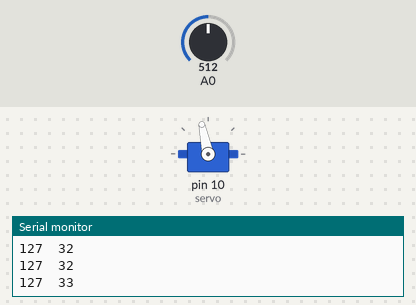
A sketch run on a simulated Arduino Uno, built with avr-gcc and run on an emulated ATmega328P. Parts: servo, the last lines printed to the serial monitor. Wiring (inferred from the names in the program): servo: signal pin 10. The inputs (shaded band) are chosen by the test bench; at power-on: A0 = 512. Servo pulses on a pin are drawn as a servo (544–2400 µs = 0–180°).

Above: at 1.25 s.
1.3 s: A0 set to 306
At 2.16 s:
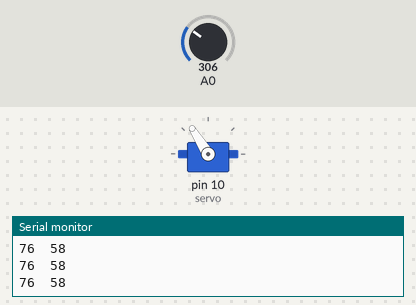
4.3 s: A0 set to 511
At 4.74 s:
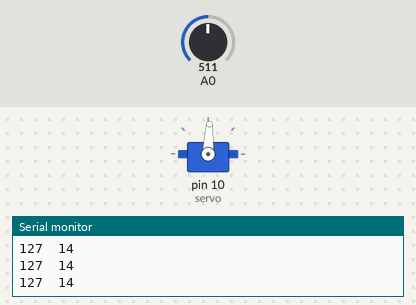
7.3 s: A0 set to 122
At 8.6 s:
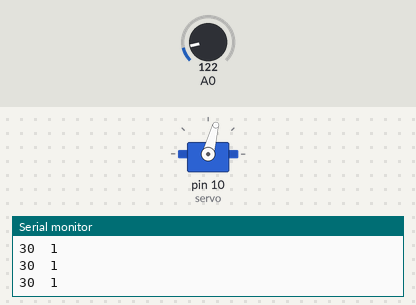
10.3 s: A0 set to 0
Timing chart, 0 to 14.3 s (numbered marks = the images above; inputs shaded):
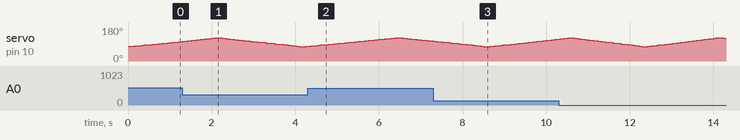

The sketch:

DeskFan.ino
```cpp
//variables such as the period of the servo, the initial duty cycle of the servo, and the pins that are reading and sending information
int tperiod = 20000;
int dcspeed = 9;
int dc1 = 6;
int dc2 = 7;
int tcontrol = 1300;
int servo = 10;


void setup() {
  // Setting baud rate
Serial.begin(9600);

//defining dc control for the L298

pinMode(servo, OUTPUT);
pinMode(dcspeed, OUTPUT);
pinMode(dc1, OUTPUT);
pinMode(dc2, OUTPUT);
//setting direction
digitalWrite(dc1, LOW);
digitalWrite(dc2, HIGH);


}

void loop() {
  // two if loops with nesting while loops are running here. They accomplish the same thing but in different directions for the oscillation effect.


// when the angle is at -30 degrees
 if (tcontrol = 1300){

//runs until angle is at 30 degrees
 while(tcontrol <1800){

  //sets the integer for the raw signal and maps it for the pwm of the dc motor
  int raw = analogRead(0);
  int pwm  = map(raw,0,1023,0,255);
  analogWrite(dcspeed, pwm);

  //maps the duty cycle of servo into an angle. 0-60 is used here for simpler calculations later in processing
  int angle = map(tcontrol,1300,1800,0,60);

  //printing values for processing to read and use
  Serial.print(pwm);
  Serial.print("  ");
  Serial.println(angle);


  //the actual control of the servo via manipulating the duty cycle.
  digitalWrite(servo, HIGH);
  delayMicroseconds(tcontrol);
  digitalWrite(servo, LOW);
  delayMicroseconds(tperiod-tcontrol);


  //increments to change the angle
  tcontrol = tcontrol + 2;

 }
 }

 //again, all the code here is the same as the previous loops, just in a different direction for the oscialltion effect.
 if (tcontrol = 1800){
  while(tcontrol >1300){
  int raw = analogRead(0);
  int pwm  = map(raw,0,1023,0,255);
  analogWrite(dcspeed, pwm);
  int angle = map(tcontrol,1300,1800,0,60);

  Serial.print(pwm);
  Serial.print("  ");
  Serial.println(angle);


  digitalWrite(servo, HIGH);
  delayMicroseconds(tcontrol);
  digitalWrite(servo, LOW);
  delayMicroseconds(tperiod-tcontrol);

  tcontrol = tcontrol - 2;
 }
 }
 //small delay to keep processing somewhat smooth, this may be redundant.
 delay (20);

 }
```
